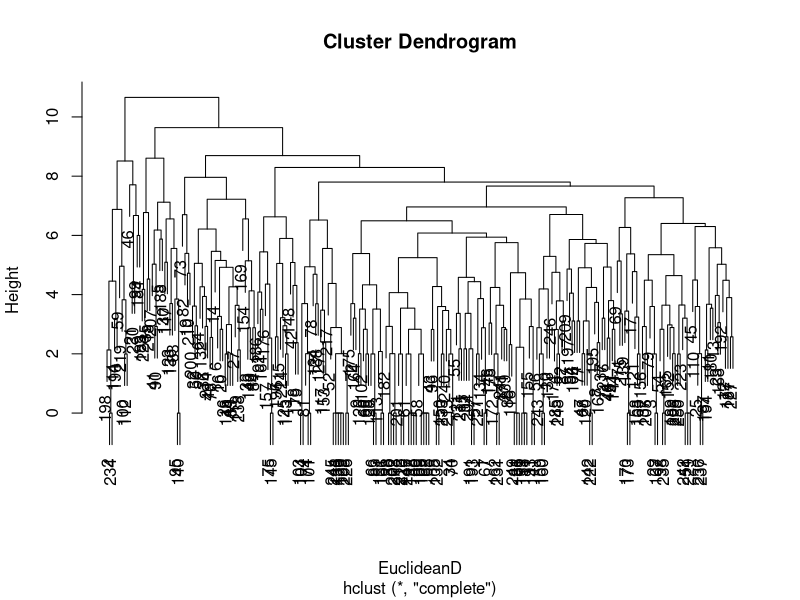
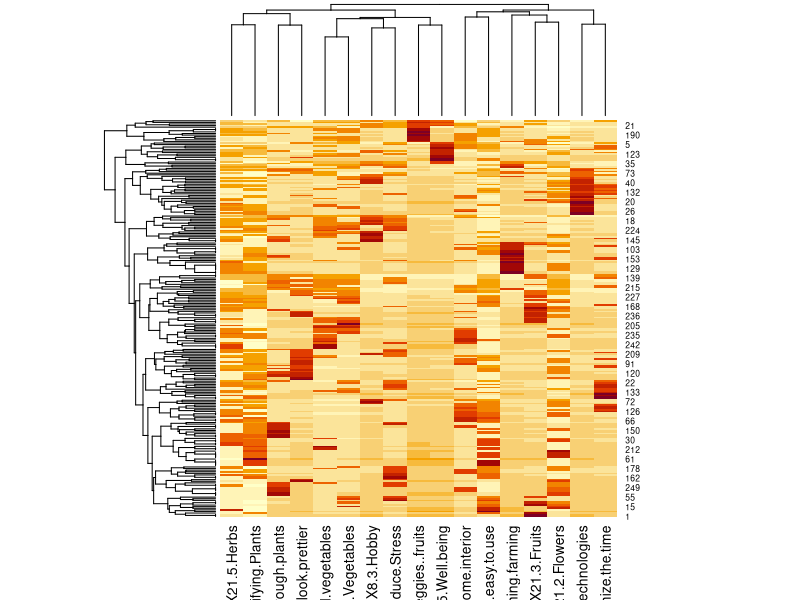

The R script that drew these images, in order:
setwd("Users/mojave/Desktop/Projects/Segmentation Analysis for Home Device")
DT = read.csv("./Survey Data.csv")
DT = DT[1:250,]
View(DT)
summary(DT)
dim(DT)
SurveyVar <- c(30:41, 52:56 )

ScaDT= apply(DT[, SurveyVar], 2, function(x) scale(x))
View(ScaDT)
EuclideanD <- dist(ScaDT[1:250,])
EuclideanD = as.matrix(EuclideanD)
View(EuclideanD)
View(round(EuclideanD, 1))

#CLustering Methods
EuclideanD = dist(ScaDT[1:250, ])
Hierarchichal_Cluster  = hclust(EuclideanD)
plot(Hierarchichal_Cluster)
heatmap(as.matrix(ScaDT[1:250,]))

HC_membership = as.vector(cutree(Hierarchichal_Cluster, k=4))
DT_HC = cbind(DT, HC_membership)
View(DT_HC)
prop.table(table(DT_HC$HC_membership))
Mean_by_Group <- function(data, groups) {
  aggregate(data, list(groups),
            function(x) mean(as.numeric(x)))
}
Group_Character_HC = Mean_by_Group(DT_HC, DT_HC$HC_membership)

Group_Character_HC
View(Group_Character_HC)

save(ScaDT, file = "./ScaDT.RData")
save(ScaDT, file = "./ScaDT.csv")
save(DT_HC, file = "./DT_HC.xlsx")
install.packages("writexl")
library("writexl")
write_xlsx(DT_HC, "./DT_HC.xlsx")
